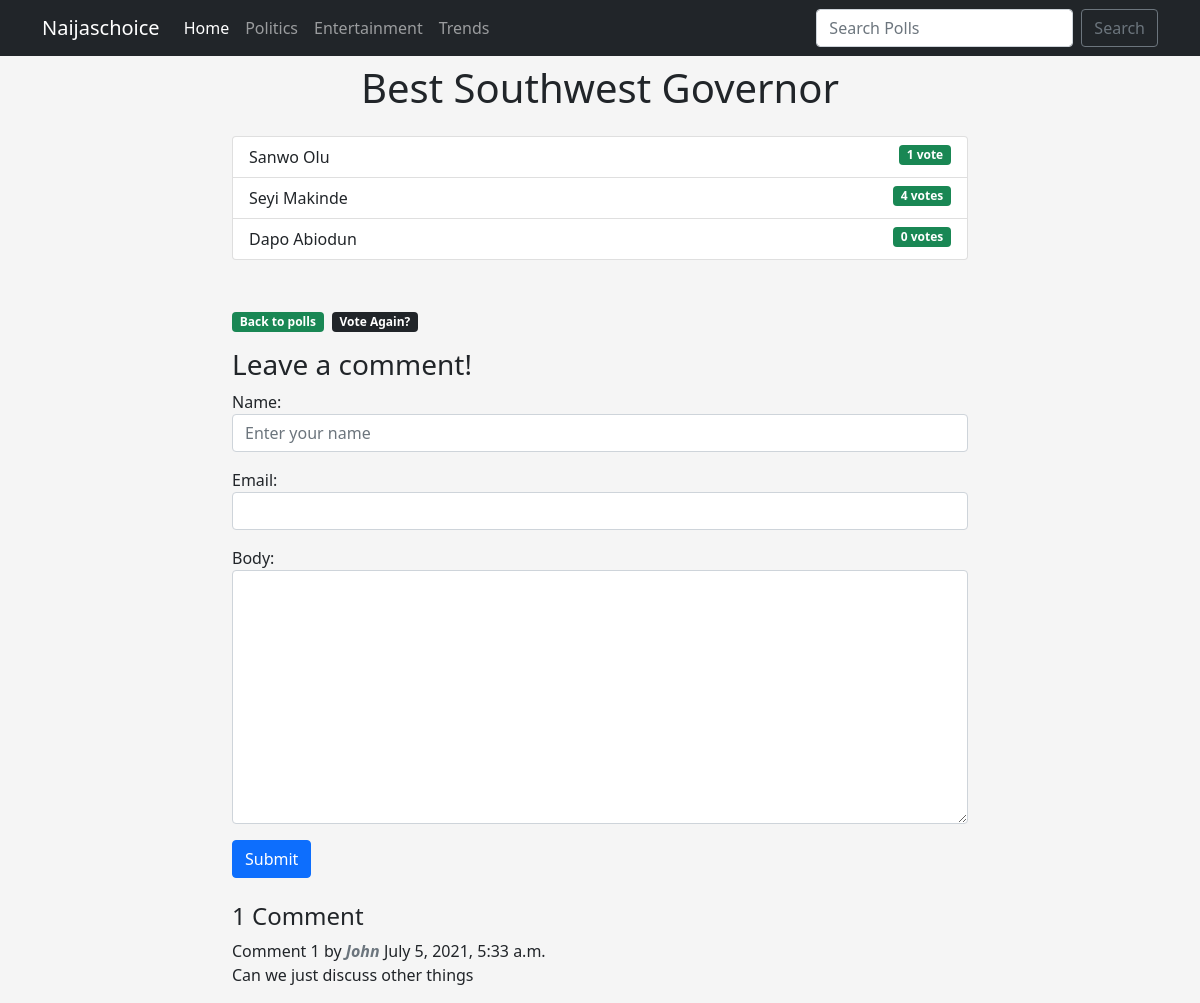
/4/results/, run on the app's committed database.
### polls/models.py (models this page shows, shortened)
class Question(models.Model):
    question_title = models.CharField(max_length=200, blank=False)
    pub_date = models.DateTimeField('date published')
    slug_field = models.CharField(max_length=100, blank=False)
    tags = TaggableManager()

class Choice(models.Model):
    question = models.ForeignKey(Question, on_delete=models.CASCADE)
    choice_text = models.CharField(max_length=200)
    votes = models.IntegerField(default=0)

class Comments(models.Model):
    question = models.ForeignKey(
        Question, on_delete=models.CASCADE, related_name='comments')
    name = models.CharField(max_length=80)
    email = models.EmailField()
    body = models.TextField()
    created_on = models.DateTimeField(auto_now_add=True)
    active = models.BooleanField(default=False)
    class Meta:
        ordering = ['created_on']

### polls/views.py (the view)
# urls.py: path('<int:question_id>/results/', views.results, name='results'),
def results(request, question_id):
    question = get_object_or_404(Question, pk=question_id)
    comments = question.comments.filter(active=True)
    new_comment = None
    if request.method == 'POST':
        form = CommentForm(data=request.POST)
        if form.is_valid():
            new_comment = form.save(commit=False)
            new_comment.question = question
            new_comment.save()
    else:
        form = CommentForm()
    return render(request, 'polls/results.html', {'question': question,
                                                  'form': form, 'new_comment': new_comment, 'comments': comments})

### polls/forms.py
class CommentForm(forms.ModelForm):
    name = forms.CharField(widget=forms.TextInput(
        attrs={'class': 'form-control', 'placeholder': 'Enter your name'}))
    email = forms.EmailField(widget=forms.TextInput(
        attrs={'class': 'form-control'}))
    body = forms.CharField(widget=forms.Textarea(
        attrs={'class': 'form-control'}))
    class Meta:
        model = Comments
        fields = ('name', 'email', 'body')

### templates/polls/results.html (shortened to what this page needs)
{% extends 'base.html' %}
{% block content %}
<h1 class="mb-4 text-center mt-1">{{ question.question_title}}</h1>
<ul class="list-group mb-5">
    {% for choice in question.choice_set.all %}
    <li class="list-group-item">
        {{choice.choice_text}} <span class="badge bg-success float-end">
            {{ choice.votes }} vote{{ choice.votes |pluralize }}
        </span>
    </li>
    {% endfor %}
</ul>
<div class="row">
    <div class="share-col m-auto col-sm-12 col-md-6 justify-content-sm-start gap-2 mt-1">
        <a class="badge bg-success text-decoration-none" href="{% url 'index' %}">Back to polls</a>
        <a class="badge bg-dark text-decoration-none" href="{% url 'detail' question.id%}">Vote Again? </a>
    </div>
        {% load social_share %}
</div>
<div class="mb-4  mt-3">
    <div>
        {% if new_comment %}
        <div class="alert alert-success" role="alert">
            Your comment is awaiting moderation
        </div>
        {% else %}
        <h3>Leave a comment!</h3>
        <form method="POST" class="form-group">
            {{ form.as_p }}
            <button type="submit" class="btn btn-primary" value="Post a reply">Submit</button>
        </form>
        {% endif %}
    </div>
</div>
<div class="mt-4">
    <h4 >
        {{ question.comments.count }} Comment{{ question.comments.count |pluralize }}
    </h4>
</div>
{% for question in question.comments.all %}
<div class="comments">
    <div>
        Comment {{ forloop.counter }} by <span class="text-muted fw-bold fst-italic">{{ question.name }}</span>
        <span class="fw-lighter">{{ question.created_on }}</span>
    </div>
       <p>{{ question.body  }}</p>
</div>
{% endfor %}
</div>
</div>
</div>
{% endblock %}

### staticfiles/css/polls.css (style rules this page uses)
body { background: whitesmoke; }
.share-col { display: flex; justify-content: center; }

### data on the page
Question: question_title "Best Southwest Governor", comments.count "1"
Choice: choice_text "Sanwo Olu", votes "1"
Choice: choice_text "Seyi Makinde", votes "4"
Choice: choice_text "Dapo Abiodun", votes "0"
Comments: name "John", created_on "July 5, 2021, 5:33 a.m.", body "Can we just discuss other things"
